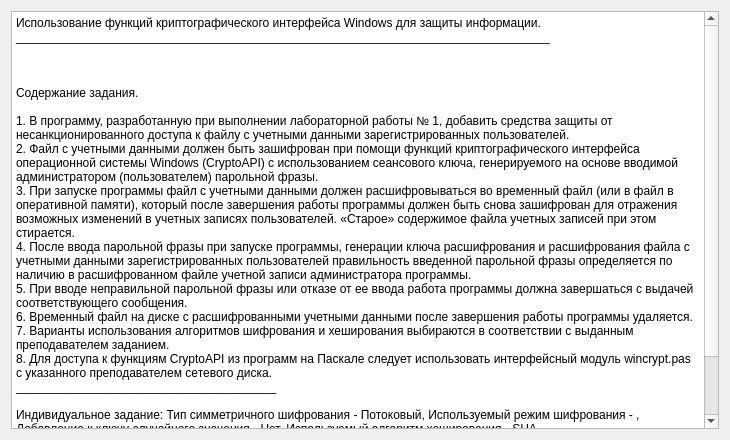
<?xml version="1.0" encoding="UTF-8"?>
<ui version="4.0">
 <class>About</class>
 <widget class="QDialog" name="About">
  <property name="geometry">
   <rect>
    <x>0</x>
    <y>0</y>
    <width>730</width>
    <height>440</height>
   </rect>
  </property>
  <property name="minimumSize">
   <size>
    <width>730</width>
    <height>440</height>
   </size>
  </property>
  <property name="maximumSize">
   <size>
    <width>730</width>
    <height>440</height>
   </size>
  </property>
  <property name="windowTitle">
   <string>О программе</string>
  </property>
  <layout class="QHBoxLayout" name="horizontalLayout">
   <item>
    <widget class="QPlainTextEdit" name="plainTextEdit">
     <property name="plainText">
      <string>Использование функций криптографического интерфейса Windows для защиты информации.
________________________________________________________________________________



Содержание задания.

1. В программу, разработанную при выполнении лабораторной работы № 1, добавить средства защиты от несанкционированного доступа к файлу с учетными данными зарегистрированных пользователей.
2. Файл с учетными данными должен быть зашифрован при помощи функций криптографического интерфейса операционной системы Windows (CryptoAPI) с использованием сеансового ключа, генерируемого на основе вводимой администратором (пользователем) парольной фразы.
3. При запуске программы файл с учетными данными должен расшифровываться во временный файл (или в файл в оперативной памяти), который после завершения работы программы должен быть снова зашифрован для отражения возможных изменений в учетных записях пользователей. «Старое» содержимое файла учетных записей при этом стирается.
4. После ввода парольной фразы при запуске программы, генерации ключа расшифрования и расшифрования файла с учетными данными зарегистрированных пользователей правильность введенной парольной фразы определяется по наличию в расшифрованном файле учетной записи администратора программы.
5. При вводе неправильной парольной фразы или отказе от ее ввода работа программы должна завершаться с выдачей соответствующего сообщения.
6. Временный файл на диске с расшифрованными учетными данными после завершения работы программы удаляется.
7. Варианты использования алгоритмов шифрования и хеширования выбираются в соответствии с выданным преподавателем заданием.
8. Для доступа к функциям CryptoAPI из программ на Паскале следует использовать интерфейсный модуль wincrypt.pas с указанного преподавателем сетевого диска.
_______________________________________

Индивидуальное задание: Тип симметричного шифрования - Потоковый, Используемый режим шифрования - ,
Добавление к ключу случайного значения - Нет, Используемый алгоритм хеширования - SHA.
________________________________________________________________________________

Автор программы: Самойлов Илья.
_____________________________</string>
     </property>
    </widget>
   </item>
  </layout>
 </widget>
 <resources/>
 <connections/>
</ui>
